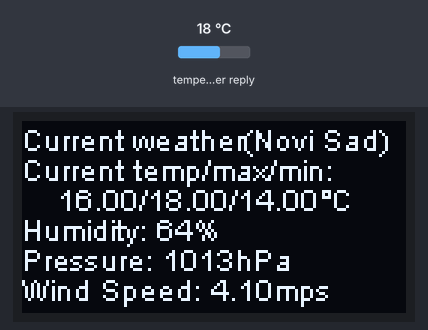
Bench run of a sketch on a simulated ESP32. Parts: 128×64 one-colour display. Inputs (shaded band) come from the test bench; at power-on: temperature in the weather reply 18 °C. WiFi joins after 1.5 s; servers stay silent unless stated; web services answer with replies made up by the test bench; what the sketch prints to the serial monitor is not drawn.

Above: at 5.9 s.

The sketch:

z1_openWeatherMap.ino
```cpp
/*
    • Korišćenjem OpenWeatherMap API-ja preuzeti trenutne vremenske podatke za Novi Sad
    • Prikazati na OLED displeju najvažnije vremenske parametre
          (trenutna/minimalna/maksimalna temperatura, vlažnost vazduha, vazdušni pritisak, brzina i pravac vetra…)
    • Omogućiti da se pritiskom tastera PRG smenjuje prikaz na displeju između trenutnih podataka i vremenske prognoze za sutrašnji dan
*/

#include <Arduino.h>

#include <WiFi.h>
#include <WiFiMulti.h>

#include <HTTPClient.h>

#include <ArduinoJson.h>

#include "Arduino.h"
#include "heltec.h"

#define USE_SERIAL Serial

WiFiMulti wifiMulti;

float currentTemp_today;
float minTemp_today;
float maxTemp_today;
int humidity_today;
int pressure_today;
float windSpeed_today;
int windDeg_today;

float currentTemp_tomorrow;
float minTemp_tomorrow;
float maxTemp_tomorrow;
int humidity_tomorrow;
int pressure_tomorrow;
float windSpeed_tomorrow;
int windDeg_tomorrow;

int allowButton = 0, counter = 0;

void setup()
{
    Heltec.begin(true /*DisplayEnable Enable*/, false /*LoRa Disable*/, true /*Serial Enable*/);
    Heltec.display->setFont(ArialMT_Plain_10);
    Heltec.display->clear();

    USE_SERIAL.begin(115200);

    USE_SERIAL.println();
    USE_SERIAL.println();
    USE_SERIAL.println();

    for(uint8_t t = 4; t > 0; t--)
    {
        USE_SERIAL.printf("[SETUP] WAIT %d...\n", t);
        USE_SERIAL.flush();
        delay(1000);
    }

    // MORAS DA PROMENIS SSID i PASSWORD !!!!
    wifiMulti.addAP("milin", "12345678");


    // wait for WiFi connection
    if((wifiMulti.run() == WL_CONNECTED))
    {

      HTTPClient http;

      Serial.print("[HTTP] begin...\n");
      http.begin("https://api.openweathermap.org/data/2.5/forecast?q=Novi%20Sad&appid=eb08248aa3c9c2875df2031f9e0afddf&units=metric");

      Serial.print("[HTTP] GET...\n");
      int httpCode = http.GET();

      if(httpCode > 0)
      {
        Serial.printf("[HTTP] GET... code: %d\n", httpCode);

        if(httpCode == HTTP_CODE_OK)
        {
          DynamicJsonDocument doc(16384);
          deserializeJson(doc, http.getString());

          currentTemp_today = doc["list"][0]["main"]["temp"];       // float
          minTemp_today     = doc["list"][0]["main"]["temp_min"];   // float
          maxTemp_today     = doc["list"][0]["main"]["temp_max"];   // float
          humidity_today      = doc["list"][0]["main"]["humidity"]; // int
          pressure_today      = doc["list"][0]["main"]["pressure"]; // int
          windSpeed_today   = doc["list"][0]["wind"]["speed"];      // float
          windDeg_today       = doc["list"][0]["wind"]["deg"];      // int

          currentTemp_tomorrow = doc["list"][8]["main"]["temp"];
          minTemp_tomorrow     = doc["list"][8]["main"]["temp_min"];
          maxTemp_tomorrow     = doc["list"][8]["main"]["temp_max"];
          humidity_tomorrow      = doc["list"][8]["main"]["humidity"];
          pressure_tomorrow      = doc["list"][8]["main"]["pressure"];
          windSpeed_tomorrow   = doc["list"][8]["wind"]["speed"];
          windDeg_tomorrow       = doc["list"][8]["wind"]["deg"];

          Serial.println();
          Serial.print("currentTemp_today : ");
          Serial.println(currentTemp_today);

          Serial.print("minTemp_today : ");
          Serial.println(minTemp_today);

          Serial.print("maxTemp_today : ");
          Serial.println(maxTemp_today);

          Serial.print("humidity_today : ");
          Serial.println(humidity_today);

          Serial.print("pressure_today : ");
          Serial.println(pressure_today);

          Serial.print("windSpeed_today : ");
          Serial.println(windSpeed_today);

          Serial.print("windDeg_today : ");
          Serial.println(windDeg_today);

          //==============================================

          Serial.println();
          Serial.print("currentTemp_tomorrow : ");
          Serial.println(currentTemp_tomorrow);

          Serial.print("minTemp_tomorrow : ");
          Serial.println(minTemp_tomorrow);

          Serial.print("maxTemp_tomorrow : ");
          Serial.println(maxTemp_tomorrow);

          Serial.print("humidity_tomorrow : ");
          Serial.println(humidity_tomorrow);

          Serial.print("pressure_tomorrow : ");
          Serial.println(pressure_tomorrow);

          Serial.print("windSpeed_tomorrow : ");
          Serial.println(windSpeed_tomorrow);

          Serial.print("windDeg_tomorrow : ");
          Serial.println(windDeg_tomorrow);
        }
      }

      else
      {
        Serial.printf("[HTTP] GET... failed, error: %s\n", http.errorToString(httpCode).c_str());
      }

      //  Ovo "http.end()" zatvorice TCP socket na portu 80
      //  preuzeli smo sadrzaj, ne treba nam vise pristup serveru
      http.end();
    }
}

void loop()
{
    Heltec.display->clear();
    Heltec.display->setFont(ArialMT_Plain_10);

    if (digitalRead(0) == LOW) {
        allowButton = !allowButton;
        delay(500); // debounce delay
    }

    if (allowButton == 0)
    {
        //Serial.printf("Usao sam u if");
        Heltec.display->clear();
        Heltec.display->drawString(0, 0, "Current weather(Novi Sad)");
        Heltec.display->drawString(0, 10, "Current temp/max/min:");
        Heltec.display->drawString(0, 20, "    " + String(currentTemp_today) + "/" + String(maxTemp_today)+ "/"+ String(minTemp_today) +"°C");
        Heltec.display->drawString(0, 30, "Humidity: " + String(humidity_today) + "%");
        Heltec.display->drawString(0, 40, "Pressure: " + String(pressure_today) + "hPa");
        Heltec.display->drawString(0, 50, "Wind Speed: " + String(windSpeed_today) + "mps");
        //Heltec.display->drawString(0, 50, "Counter: " + String(counter));
    }
    else
    {
        //Serial.printf("Usao sam u else");
        Heltec.display->clear();
        Heltec.display->drawString(0, 0, "Tumorrow weather(Novi Sad)");
        Heltec.display->drawString(0, 10, "Current temp/max/min:");
        Heltec.display->drawString(0, 20, "    " + String(currentTemp_tomorrow) + "/" + String(maxTemp_tomorrow)+ "/"+ String(minTemp_tomorrow) +"°C");
        Heltec.display->drawString(0, 30, "Humidity: " + String(humidity_tomorrow) + "%");
        Heltec.display->drawString(0, 40, "Pressure: " + String(pressure_tomorrow) + "hPa");
        Heltec.display->drawString(0, 50, "Wind Speed: " + String(windSpeed_tomorrow) + "mps");
        //Heltec.display->drawString(0, 50, "Counter: " + String(counter));
    }

    Heltec.display->display();
    delay(1000); // delay to avoid rapid screen updates
}
```
